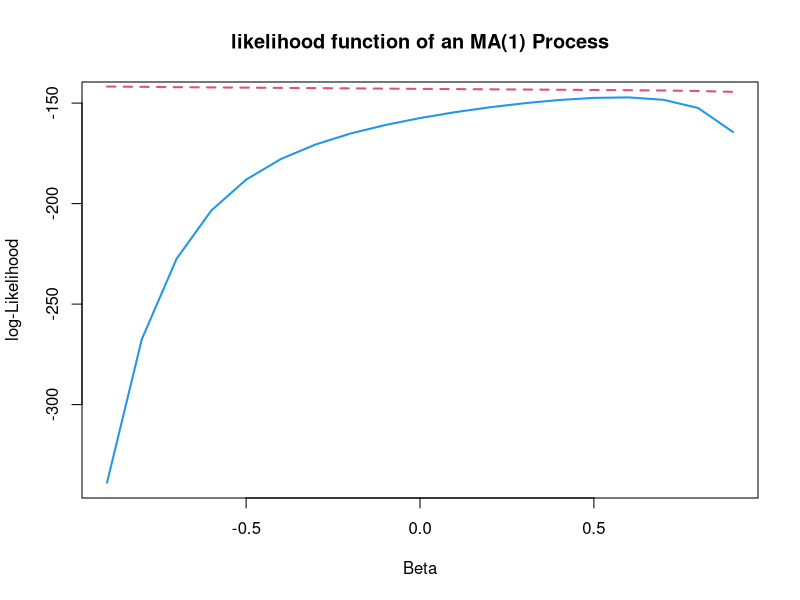

This figure's R source:

# clear variables and close windows
rm(list = ls(all = TRUE))
graphics.off()

# parameter settings
n    = 100
beta = 0.5

# Simulation of MA(1)-processes as the true values
x = arima.sim(n, model = list(ar = 0, d = 0, ma = beta), rand.gen = function(n) rnorm(n, 
    0, 1))
x = as.matrix(x)

# Estimated values for beta
k = 19
theta = seq(-0.9, by = 0.1, 0.9)

l1 = matrix(1, k, 1)
l2 = l1

for (i in 1:k) {
    b = theta[i]  # beta estimate [i]
    g = diag((b^2 + 1), n, n)
    h1 = diag(b, n - 1, n - 1)
    h = cbind(rbind(0, h1), 0)
    g = g + h + t(h)  # Covariance matrix
    l1[i] = -(n/2) * log(2 * pi) - 0.5 * log(det(g)) - 0.5 * t(x) %*% solve(g) %*% 
        x  # exact Log likelihood 
    arcoeff = (-b)^(1:(n - 1))  # coefficients of AR(1) process for lag=2:10
    e = matrix(1, n, 1)
    
    # Approximation of errors
    e[1] = x[1]
    for (t in 2:10) {
        e[t] = x[t] + sum(t(arcoeff[1:(t - 1)]) * x[(t - 1):1])
    }
    l2[i] = -(n/2) * log(2 * pi) - 0.5 * sum(e^2)  # Conditional log likelihood
}

# Plots
dat1 = cbind(theta, l1)
plot(dat1, col = 4, xlab = "Beta", ylab = "log-Likelihood", main = "likelihood function of an MA(1) Process", 
    type = "l", lwd = 2)
dat2 = cbind(theta, l2)
points(dat2, type = "l", col = 2, lty = 2, lwd = 2)
